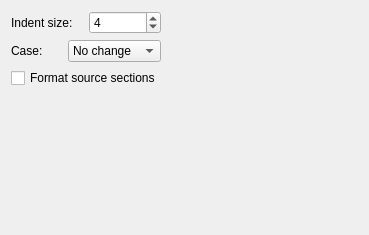
<?xml version="1.0" encoding="UTF-8"?>
<ui version="4.0">
 <class>FormatWidget</class>
 <widget class="QWidget" name="FormatWidget">
  <property name="geometry">
   <rect>
    <x>0</x>
    <y>0</y>
    <width>369</width>
    <height>235</height>
   </rect>
  </property>
  <property name="windowTitle">
   <string>Formatter Settings</string>
  </property>
  <layout class="QVBoxLayout" name="verticalLayout_2">
   <item>
    <layout class="QHBoxLayout" name="horizontalLayout_3">
     <item>
      <layout class="QVBoxLayout" name="verticalLayout">
       <item>
        <layout class="QHBoxLayout" name="horizontalLayout">
         <item>
          <widget class="QLabel" name="label">
           <property name="text">
            <string>Indent size:</string>
           </property>
          </widget>
         </item>
         <item>
          <widget class="QSpinBox" name="spacingSbx">
           <property name="value">
            <number>4</number>
           </property>
          </widget>
         </item>
        </layout>
       </item>
       <item>
        <layout class="QHBoxLayout" name="horizontalLayout_2">
         <item>
          <widget class="QLabel" name="label_2">
           <property name="text">
            <string>Case:</string>
           </property>
          </widget>
         </item>
         <item>
          <widget class="QComboBox" name="caseCbx">
           <item>
            <property name="text">
             <string>No change</string>
            </property>
           </item>
           <item>
            <property name="text">
             <string>Lower case</string>
            </property>
           </item>
           <item>
            <property name="text">
             <string>Upper case</string>
            </property>
           </item>
          </widget>
         </item>
        </layout>
       </item>
       <item>
        <widget class="QCheckBox" name="formatSourceCbx">
         <property name="text">
          <string>Format source sections</string>
         </property>
        </widget>
       </item>
      </layout>
     </item>
     <item>
      <spacer name="horizontalSpacer">
       <property name="orientation">
        <enum>Qt::Horizontal</enum>
       </property>
       <property name="sizeHint" stdset="0">
        <size>
         <width>40</width>
         <height>20</height>
        </size>
       </property>
      </spacer>
     </item>
    </layout>
   </item>
   <item>
    <spacer name="verticalSpacer">
     <property name="orientation">
      <enum>Qt::Vertical</enum>
     </property>
     <property name="sizeHint" stdset="0">
      <size>
       <width>20</width>
       <height>166</height>
      </size>
     </property>
    </spacer>
   </item>
  </layout>
 </widget>
 <resources/>
 <connections/>
</ui>
